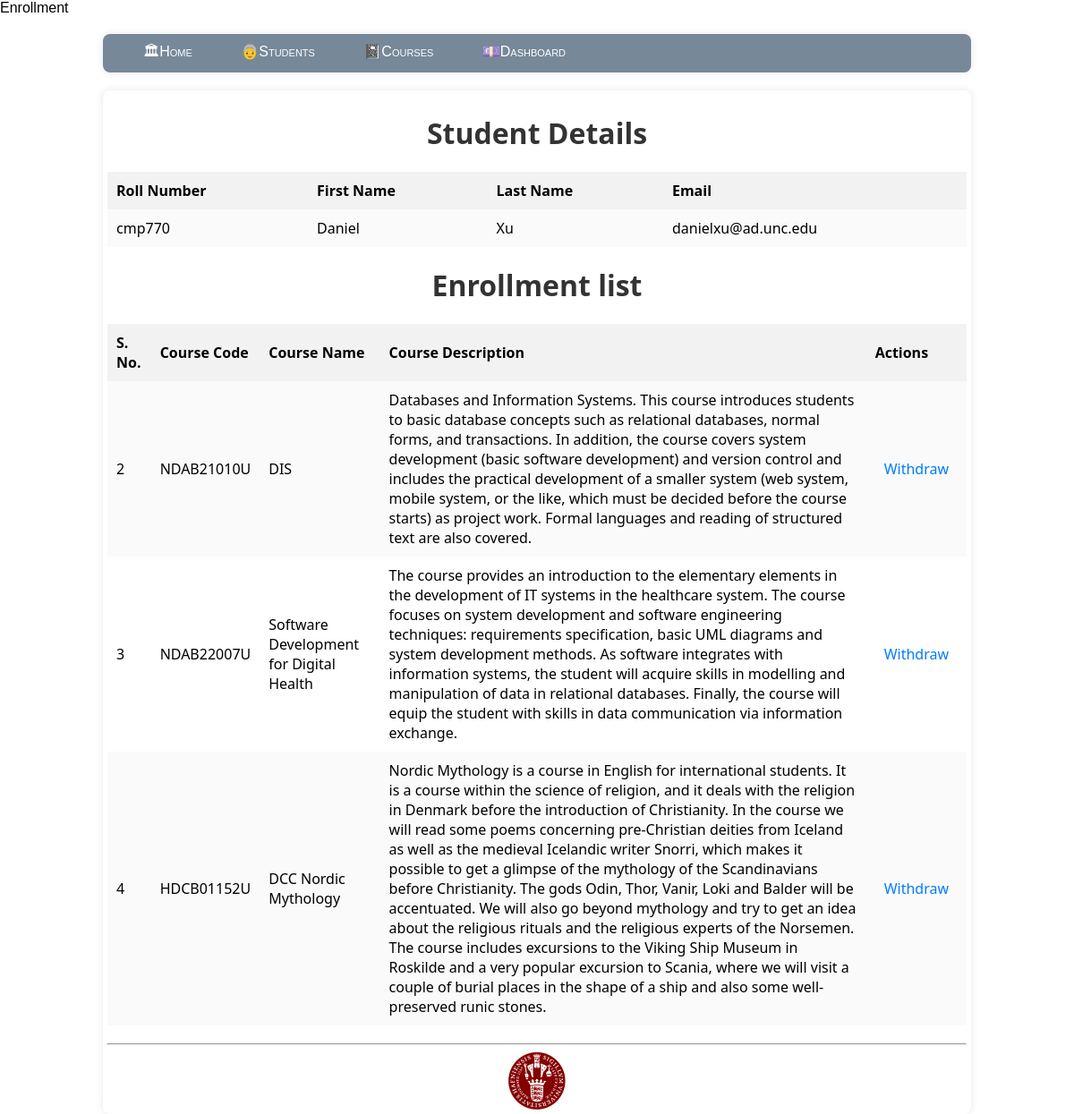
Screenshot of /student/1 with the database file from the repository.
### model.py (models this page shows)
class Student(db.Model):
    __tablename__='student'
    student_id=db.Column(db.Integer,primary_key=True,autoincrement=True)
    roll_number=db.Column(db.String,unique=True,nullable=False)
    email=db.Column(db.String)
    first_name=db.Column(db.String,nullable=False)
    last_name=db.Column(db.String, nullable=False)
    courses=db.relationship('Course',backref='student',secondary='enrollments')

class Course(db.Model):
    __tablename__='course'
    course_id=db.Column(db.Integer,primary_key=True,autoincrement=True)
    course_code=db.Column(db.String,unique=True,nullable=False)
    course_name=db.Column(db.String,nullable=False)
    course_description=db.Column(db.String)

### app.py (the view)
@app.route('/student/<int:student_id>')
def details(student_id):
    s=Student.query.get(student_id)
    list=s.courses
    return render_template('details.html',list=list,s=s)

### templates/details.html
{% extends "layout.html" %}
{% block title %}
  Enrollment
{% endblock %}
{% block content %}
        <h1 align ="center">Student Details</h1>
        <table id = "personal-details">
            <tr>
                <th>Roll Number</th>
                <th>First Name</th>
                <th>Last Name</th>
                <th>Email</th>
            </tr>
            <tr>
                <td>{{s.roll_number}}</td>
                <td>{{s.first_name}}</td>
                <td>{{s.last_name}}</td>
                <td>{{s.email}}</td>
            </tr>
        </table>
        <h1 align="center">Enrollment list</h1>
        <table id = "enroll-table">
            <tr>
                <th>S. No.</th>
                <th>Course Code</th>
                <th>Course Name</th>
                <th>Course Description</th>
                <th>Actions</th>
            </tr>
            {% for i in list %}
            <tr>
                <td>{{i.course_id}}</td>
                <td>{{i.course_code}}</td>
                <td>{{i.course_name}}</td>
                <td>{{i.course_description}}</td>
                <td><a href="/student/{{s.student_id}}/withdraw/{{i.course_id}}">Withdraw</a></td>
            </tr>
            {% endfor %}
        </table>
{% endblock %}

### static/site.css (style rules this page uses)
body { background-color: rgb(f0, f0, f0); font-family: Arial, sans-serif; margin: 0; padding: 0; }
h1 { text-align: center; color: #333; }
table { width: 100%; border-collapse: collapse; margin-bottom: 20px; }
th, td { padding: 10px; text-align: left; }
th { background-color: #f2f2f2; }
tr:nth-child(even) { background-color: #fafafa; }
a { text-decoration: none; color: #007bff; padding: 5px 10px; border-radius: 4px; }

### rows the page displays
Student: roll_number "cmp770", first_name "Daniel", last_name "Xu", email "danielxu@ad.unc.edu"
Course: course_id "2", course_code "NDAB21010U", course_name "DIS", course_description "Databases and Information Systems. This course introduces students to basic database concepts such as relational databases, normal forms, and transactions. In addition, the course covers system development (basic software development) and version control and includes the practical development of a smaller system (web system, mobile system, or the like, which must be decided before the course starts) as project work. Formal languages and reading of structured text are also covered."
Course: course_id "3", course_code "NDAB22007U", course_name "Software Development for Digital Health", course_description "The course provides an introduction to the elementary elements in the development of IT systems in the healthcare system. The course focuses on system development and software engineering techniques: requirements specification, basic UML diagrams and system development methods. As software integrates with information systems, the student will acquire skills in modelling and manipulation of data in relational databases. Finally, the course will equip the student with skills in data communication via information exchange."
Course: course_id "4", course_code "HDCB01152U", course_name "DCC Nordic Mythology", course_description "Nordic Mythology is a course in English for international students. It is a course within the science of religion, and it deals with the religion in Denmark before the introduction of Christianity. In the course we will read some poems concerning pre-Christian deities from Iceland as well as the medieval Icelandic writer Snorri, which makes it possible to get a glimpse of the mythology of the Scandinavians before Christianity. The gods Odin, Thor, Vanir, Loki and Balder will be accentuated. We will also go beyond mythology and try to get an idea about the religious rituals and the religious experts of the Norsemen. The course includes excursions to the Viking Ship Museum in Roskilde and a…"
